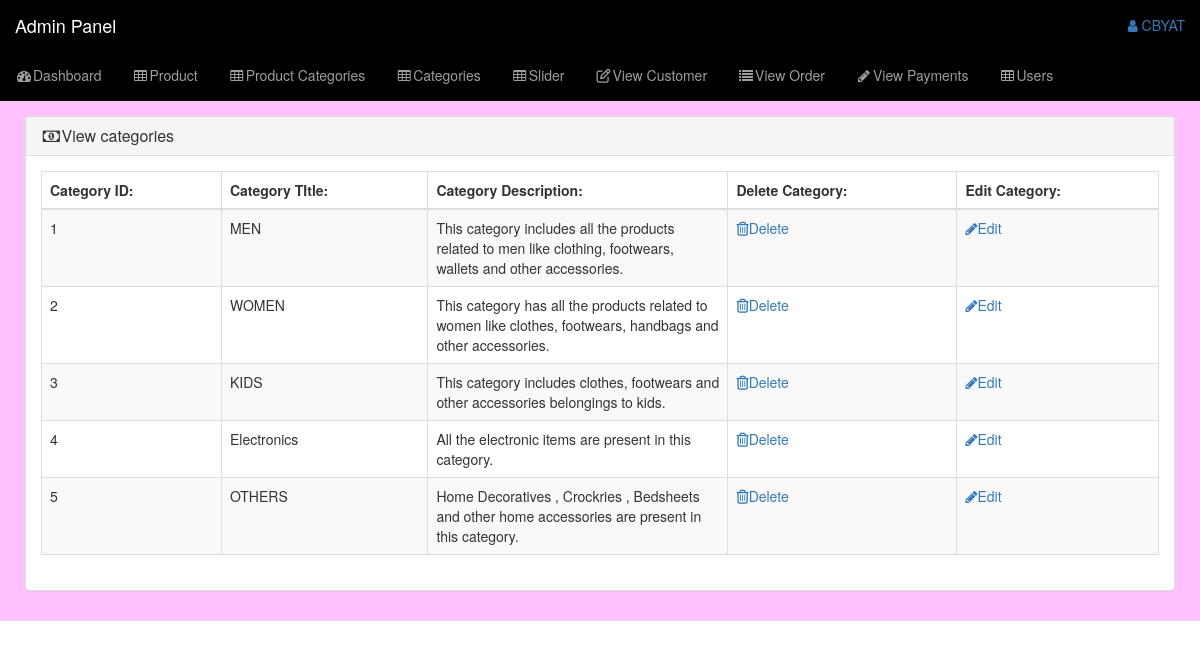
The app's page /admin_area/index.php?view_categories (signed in) with its own data.
### tables this page shows
CREATE TABLE `categories` (
  `cat_id` int(10) NOT NULL,
  `cat_title` text NOT NULL,
  `cat_desc` text NOT NULL
);

### admin_area/view_cat.php (the view, shortened to what this page needs)
<?php
if(!isset($_SESSION['admin_email'])){
    echo "<script>window.open('login.php','_self')</script>";
}
else{
?>
<div class="row">
    <div class="col-lg-12">
        <ol class="breadcrumb">
            <li class="active">
            </li>
        </ol>
    </div>
</div>
<div class="row">
    <div class="col-lg-12">
        <div class="panel panel-default">
            <div class="panel-heading">
                <h3 class="panel-title">
                    <i class="fa fa-money fa-fw"></i>View categories
                </h3>
            </div>
            <div class="panel-body">
                <div class="table-responsive">
                    <table class="table table-bordered table-hover table-striped">
                        <thead>
                            <tr>
                                <th>Category ID:</th>
                                <th>Category TItle:</th>
                                <th>Category Description:</th>
                                <th>Delete Category:</th>
                                <th>Edit Category:</th>
                            </tr>
                        </thead>
                        <tbody>
                            <?php
$i=0;
$get_cats="select * from categories";
$run_cats=mysqli_query($con,$get_cats);
while($row_cats=mysqli_fetch_array($run_cats)){
$cat_id=$row_cats['cat_id'];
$cat_title=$row_cats['cat_title'];
$cat_desc=$row_cats['cat_desc'];
$i++;
?>
                            <tr>
                                <td><?php echo $i; ?></td>
                                <td><?php echo $cat_title; ?></td>
                                <td width="300"><?php echo $cat_desc; ?></td>
                                <td>
                                    <a href="index.php?delete_cat=<?php echo $cat_id; ?>">
                                        <i class="fa fa-trash-o"></i>Delete
                                    </a>
                                </td>
                                <td>
                                    <a href="index.php?edit_cat=<?php echo $cat_id; ?>">
                                        <i class="fa fa-pencil"></i>Edit
                                    </a>
                                </td>
                            </tr>
                            <?php } ?>
                            <?php } ?>

### admin_area/includes/sidebar.php (shortened to what this page needs)
<?php
if(!isset($_SESSION['admin_email'])){
    echo "<script>window.open('login.php','_self')</script>";
} else {
?>
<nav class="navbar navbar-inverse navbar-fixed-top" style="background:black">
    <div class="navbar-header">
        <a href="index.php?dashboard" class="navbar-brand">Admin Panel</a>
    </div>
    <ul class="nav navbar-right top-nav">
        <li class="dropdown">
            <a href="#" class="dropdown-toggle" data-toggle="dropdown">
                <i class="fa fa-user"></i> <?php echo $admin_name ?>
            </a>
        </li>
    </ul>
    <div class="collapse navbar-collapse navbar-ex1-collapse ">
        <ul class="nav navbar-nav side-nav">
            <li>
                <a href="index.php?dashboard">
                    <i class="fa fa-fw fa-dashboard"></i>Dashboard
                </a>
            </li>
            <li>
                <a href="#" data-toggle="collapse" data-target="#products">
                    <i class="fa fa-fw fa-table"></i>Product
                </a>
            </li>
            <li>
                <a href="#" data-toggle="collapse" data-target="#products_cat">
                    <i class="fa fa-fw fa-table"></i>Product Categories
                </a>
            </li>
            <li>
                <a href="#" data-toggle="collapse" data-target="#category">
                    <i class="fa fa-fw fa-table"></i>Categories
                </a>
            </li>
            <li>
                <a href="#" data-toggle="collapse" data-target="#slider">
                    <i class="fa fa-fw fa-table"></i>Slider
                </a>
            </li>
            <li>
                <a href="index.php?view_customer">
                    <i class="fa fa-fw fa-edit"></i>View Customer
                </a>
            </li>
            <li>
                <a href="index.php?view_order">
                    <i class="fa fa-fw fa-list"></i>View Order
                </a>
            </li>
            <li>
                <a href="index.php?view_payments">
                    <i class="fa fa-fw fa-pencil"></i>View Payments
                </a>
            </li>
            <li>
                <a href="#" data-toggle="collapse" data-target="#users">
                    <i class="fa fa-fw fa-table"></i>Users
                </a>
            </li>
        </ul>
    </div>
</nav>
<?php } ?>

### admin_area/css/style.css (style rules this page uses)
body { margin-top: 100px; }
@media (min-width: 768px) { body { margin-top: 50px; } }
.top-nav { padding: 0 15px; }
.top-nav>li { display: inline-block; }
.top-nav>li>a { padding-top: 15px; padding-bottom: 15px; line-height: 20px; }

### records on screen
categories: cat_title "MEN", cat_desc "This category includes all the products related to men like clothing, footwears, wallets and other accessories."
categories: cat_title "WOMEN", cat_desc "This category has all the products related to women like clothes, footwears, handbags and other accessories."
categories: cat_title "KIDS", cat_desc "This category includes clothes, footwears and other accessories belongings to kids."
categories: cat_title "Electronics", cat_desc "All the electronic items are present in this category."
categories: cat_title "OTHERS", cat_desc "Home Decoratives , Crockries , Bedsheets and other home accessories are present in this category."

### other values on screen
$admin_name "CBYAT"
